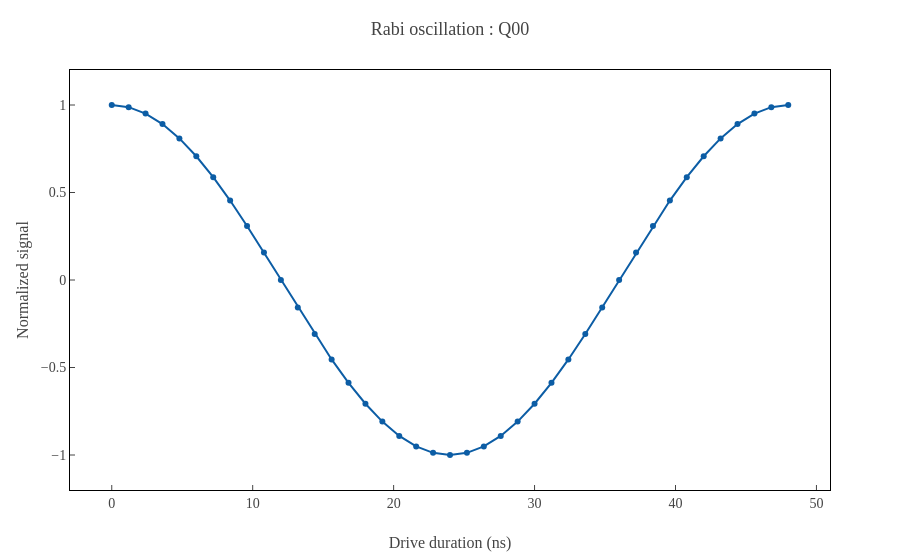
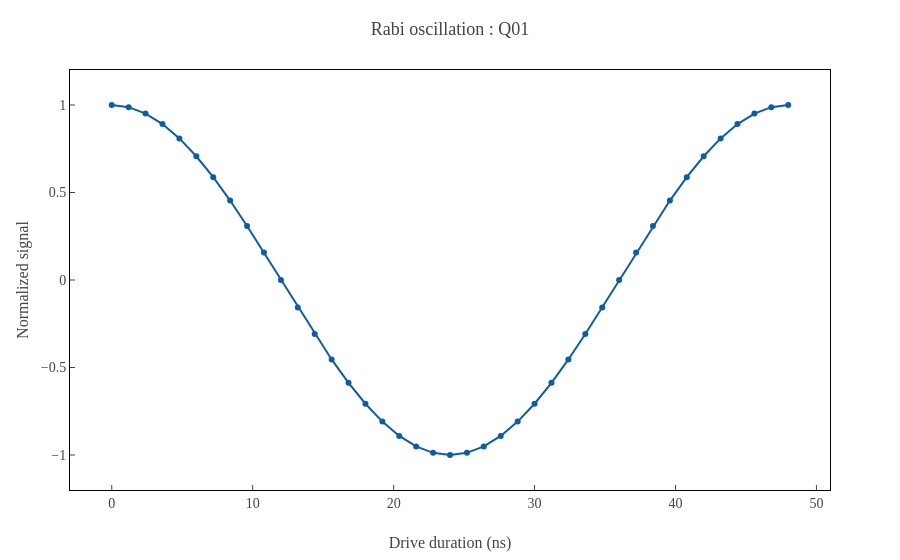
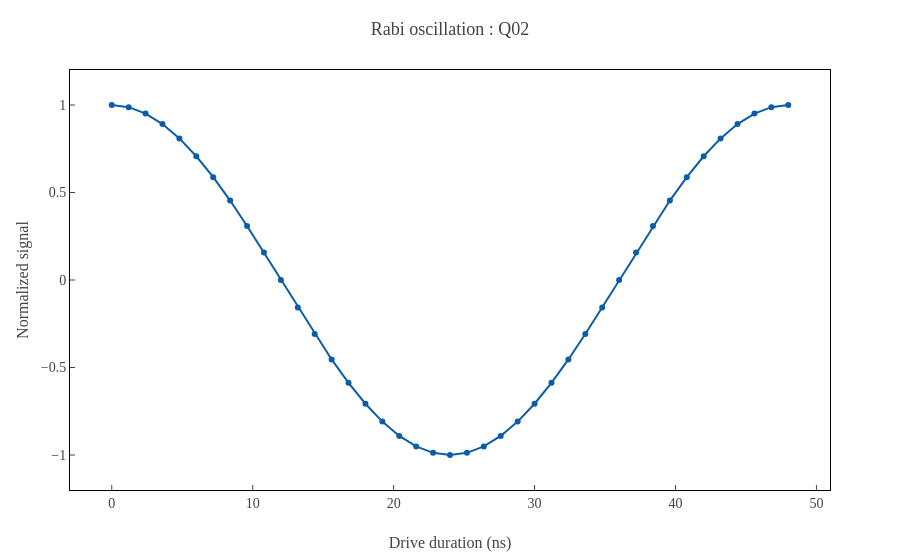
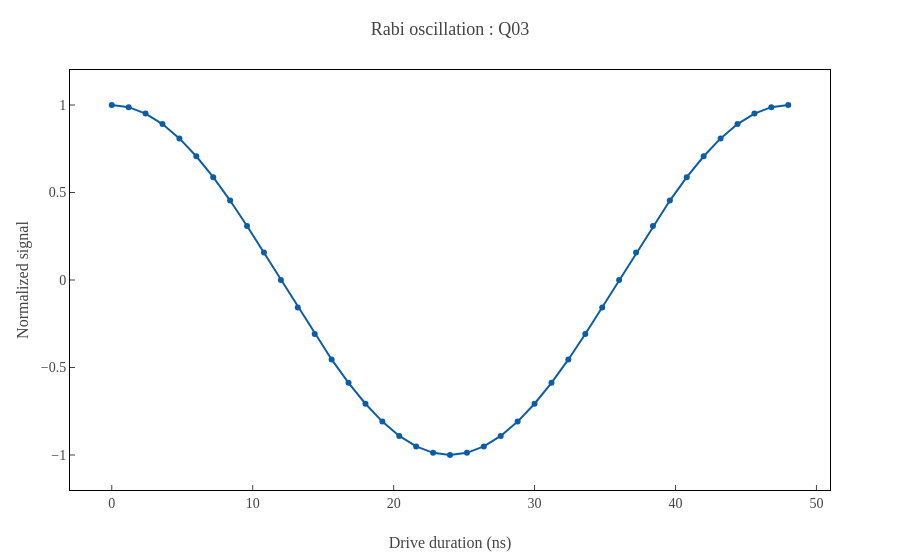

Notebook code for these charts, in order:
### Markdown cell above
## 5. Prepare the `ge` pulse set

Measure a baseline Rabi oscillation, calibrate the half-pi pulse, and save the result before moving to EF work.

### Code cell
rabi_result = exp.obtain_rabi_params()
hpi_result = exp.calibrate_hpi_pulse()
exp.calib_note.save()

### Figure 1 — Plotly figure (JSON) as saved in the notebook; plotly's stock layout.template omitted (floating-point values rounded to 4 significant figures)
{"data": [{"mode": "markers+lines", "type": "scatter", "x": [0, 1.2, 2.4, 3.6, 4.8, 6, 7.2, 8.4, 9.6, 10.8, 12, 13.2, 14.4, 15.6, 16.8, 18, 19.2, 20.4, 21.6, 22.8, 24, 25.2, 26.4, 27.6, 28.8, 30, 31.2, 32.4, 33.6, 34.8, 36, 37.2, 38.4, 39.6, 40.8, 42, 43.2, 44.4, 45.6, 46.8, 48], "y": [1, 0.9877, 0.9511, 0.891, 0.809, 0.7071, 0.5878, 0.454, 0.309, 0.1564, 6.123e-17, -0.1564, -0.309, -0.454, -0.5878, -0.7071, -0.809, -0.891, -0.9511, -0.9877, -1, -0.9877, -0.9511, -0.891, -0.809, -0.7071, -0.5878, -0.454, -0.309, -0.1564, -1.837e-16, 0.1564, 0.309, 0.454, 0.5878, 0.7071, 0.809, 0.891, 0.9511, 0.9877, 1]}], "layout": {"title": {"text": "Rabi oscillation : Q00"}, "xaxis": {"title": {"text": "Drive duration (ns)"}}, "yaxis": {"range": [-1.2, 1.2], "title": {"text": "Normalized signal"}}}}

### Figure 2 — Plotly figure (JSON) as saved in the notebook; plotly's stock layout.template omitted (floating-point values rounded to 4 significant figures)
{"data": [{"mode": "markers+lines", "type": "scatter", "x": [0, 1.2, 2.4, 3.6, 4.8, 6, 7.2, 8.4, 9.6, 10.8, 12, 13.2, 14.4, 15.6, 16.8, 18, 19.2, 20.4, 21.6, 22.8, 24, 25.2, 26.4, 27.6, 28.8, 30, 31.2, 32.4, 33.6, 34.8, 36, 37.2, 38.4, 39.6, 40.8, 42, 43.2, 44.4, 45.6, 46.8, 48], "y": [1, 0.9877, 0.9511, 0.891, 0.809, 0.7071, 0.5878, 0.454, 0.309, 0.1564, 6.123e-17, -0.1564, -0.309, -0.454, -0.5878, -0.7071, -0.809, -0.891, -0.9511, -0.9877, -1, -0.9877, -0.9511, -0.891, -0.809, -0.7071, -0.5878, -0.454, -0.309, -0.1564, -1.837e-16, 0.1564, 0.309, 0.454, 0.5878, 0.7071, 0.809, 0.891, 0.9511, 0.9877, 1]}], "layout": {"title": {"text": "Rabi oscillation : Q01"}, "xaxis": {"title": {"text": "Drive duration (ns)"}}, "yaxis": {"range": [-1.2, 1.2], "title": {"text": "Normalized signal"}}}}

### Figure 3 — Plotly figure (JSON) as saved in the notebook; plotly's stock layout.template omitted (floating-point values rounded to 4 significant figures)
{"data": [{"mode": "markers+lines", "type": "scatter", "x": [0, 1.2, 2.4, 3.6, 4.8, 6, 7.2, 8.4, 9.6, 10.8, 12, 13.2, 14.4, 15.6, 16.8, 18, 19.2, 20.4, 21.6, 22.8, 24, 25.2, 26.4, 27.6, 28.8, 30, 31.2, 32.4, 33.6, 34.8, 36, 37.2, 38.4, 39.6, 40.8, 42, 43.2, 44.4, 45.6, 46.8, 48], "y": [1, 0.9877, 0.9511, 0.891, 0.809, 0.7071, 0.5878, 0.454, 0.309, 0.1564, 6.123e-17, -0.1564, -0.309, -0.454, -0.5878, -0.7071, -0.809, -0.891, -0.9511, -0.9877, -1, -0.9877, -0.9511, -0.891, -0.809, -0.7071, -0.5878, -0.454, -0.309, -0.1564, -1.837e-16, 0.1564, 0.309, 0.454, 0.5878, 0.7071, 0.809, 0.891, 0.9511, 0.9877, 1]}], "layout": {"title": {"text": "Rabi oscillation : Q02"}, "xaxis": {"title": {"text": "Drive duration (ns)"}}, "yaxis": {"range": [-1.2, 1.2], "title": {"text": "Normalized signal"}}}}

### Figure 4 — Plotly figure (JSON) as saved in the notebook; plotly's stock layout.template omitted (floating-point values rounded to 4 significant figures)
{"data": [{"mode": "markers+lines", "type": "scatter", "x": [0, 1.2, 2.4, 3.6, 4.8, 6, 7.2, 8.4, 9.6, 10.8, 12, 13.2, 14.4, 15.6, 16.8, 18, 19.2, 20.4, 21.6, 22.8, 24, 25.2, 26.4, 27.6, 28.8, 30, 31.2, 32.4, 33.6, 34.8, 36, 37.2, 38.4, 39.6, 40.8, 42, 43.2, 44.4, 45.6, 46.8, 48], "y": [1, 0.9877, 0.9511, 0.891, 0.809, 0.7071, 0.5878, 0.454, 0.309, 0.1564, 6.123e-17, -0.1564, -0.309, -0.454, -0.5878, -0.7071, -0.809, -0.891, -0.9511, -0.9877, -1, -0.9877, -0.9511, -0.891, -0.809, -0.7071, -0.5878, -0.454, -0.309, -0.1564, -1.837e-16, 0.1564, 0.309, 0.454, 0.5878, 0.7071, 0.809, 0.891, 0.9511, 0.9877, 1]}], "layout": {"title": {"text": "Rabi oscillation : Q03"}, "xaxis": {"title": {"text": "Drive duration (ns)"}}, "yaxis": {"range": [-1.2, 1.2], "title": {"text": "Normalized signal"}}}}
